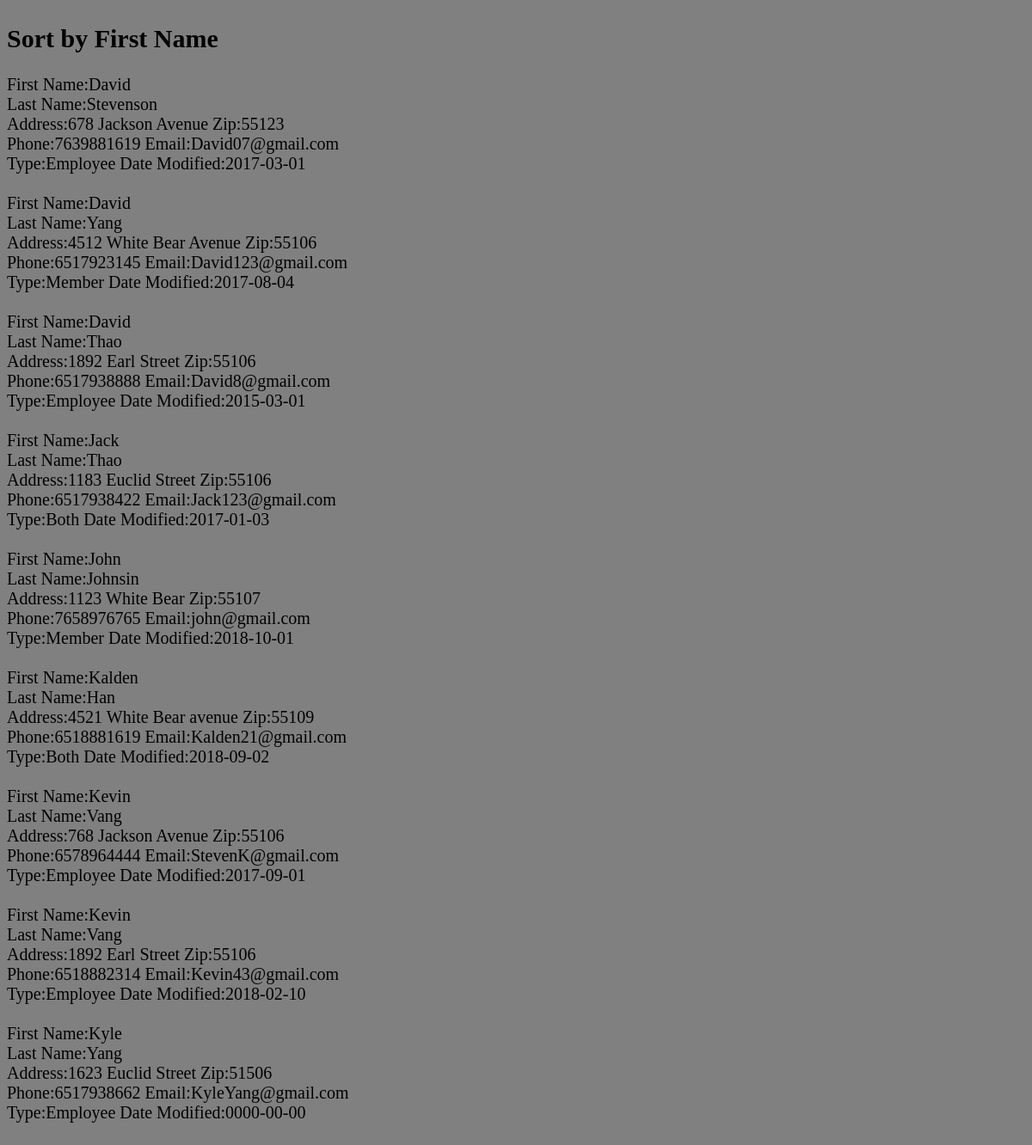
The page /Churchlogin/Menu/View/SortbyFirst.php on the database its author committed.
### tables this page shows
CREATE TABLE `Person` (
  `PersonID` int(11) NOT NULL,
  `FirstName` varchar(45) DEFAULT NULL,
  `LastName` varchar(45) DEFAULT NULL,
  `Address` varchar(45) DEFAULT NULL,
  `Zip` varchar(5) DEFAULT NULL,
  `Phone` varchar(10) DEFAULT NULL,
  `Email` varchar(45) DEFAULT NULL,
  `Personnel_Type` varchar(45) DEFAULT NULL,
  `DateModified` date DEFAULT NULL,
  PRIMARY KEY (`PersonID`)
);

### Churchlogin/Menu/View/SortbyFirst.php (the view, shortened to what this page needs)
<?php
    include_once 'process.php';
?>
<html>
<head>
    <link href="style.css" rel="stylesheet" type="text/css"/>
</head>
<body>
    <h2>Sort by First Name</h2>
<?php
    $sql = "SELECT * FROM Person  WHERE PersonID = PersonID ORDER BY FirstName ASC;";
    $result = mysqli_query($conn,$sql);
    $resultCheck = mysqli_num_rows($result);
    if($resultCheck >0) {
            while ($row = mysqli_fetch_assoc($result)) {
                echo"First Name:".$row['FirstName']
                . "&nbsp"."<br>". "Last Name:".$row['LastName'
                ]."&nbsp". "<br>"."Address:".$row['Address']
                . "&nbsp"."Zip:".$row['Zip']
                . "&nbsp". "<br>"."Phone:".$row['Phone']
                . "&nbsp"."Email:".$row['Email']
                . "&nbsp". "<br>"."Type:".$row['Personnel_Type']
                ."&nbsp"."Date Modified:".$row['DateModified']
                . "&nbsp"."&nbsp". "<br>". "<br>";
            }
    }
?>
</body>
</html>

### Churchlogin/Menu/View/style.css (style rules this page uses)
body { background-color: gray; text-align:left; font-size: 20px; padding: auto; }
h2 { text-align: left; padding-top: 20px; }

### rows shown on the page
person: FirstName "David", LastName "Stevenson", Address "678 Jackson Avenue", Zip "55123", Phone "7639881619", Email "David07@gmail.com", Personnel_Type "Employee", DateModified "2017-03-01"
person: FirstName "David", LastName "Yang", Address "4512 White Bear Avenue", Zip "55106", Phone "6517923145", Email "David123@gmail.com", Personnel_Type "Member", DateModified "2017-08-04"
person: FirstName "David", LastName "Thao", Address "1892 Earl Street", Zip "55106", Phone "6517938888", Email "David8@gmail.com", Personnel_Type "Employee", DateModified "2015-03-01"
person: FirstName "Jack", LastName "Thao", Address "1183 Euclid Street", Zip "55106", Phone "6517938422", Email "Jack123@gmail.com", Personnel_Type "Both", DateModified "2017-01-03"
person: FirstName "John", LastName "Johnsin", Address "1123 White Bear", Zip "55107", Phone "7658976765", Email "john@gmail.com", Personnel_Type "Member", DateModified "2018-10-01"
person: FirstName "Kalden", LastName "Han", Address "4521 White Bear avenue", Zip "55109", Phone "6518881619", Email "Kalden21@gmail.com", Personnel_Type "Both", DateModified "2018-09-02"
person: FirstName "Kevin", LastName "Vang", Address "768 Jackson Avenue", Zip "55106", Phone "6578964444", Email "StevenK@gmail.com", Personnel_Type "Employee", DateModified "2017-09-01"
person: FirstName "Kevin", LastName "Vang", Address "1892 Earl Street", Zip "55106", Phone "6518882314", Email "Kevin43@gmail.com", Personnel_Type "Employee", DateModified "2018-02-10"
person: FirstName "Kyle", LastName "Yang", Address "1623 Euclid Street", Zip "51506", Phone "6517938662", Email "KyleYang@gmail.com", Personnel_Type "Employee", DateModified "0000-00-00"
